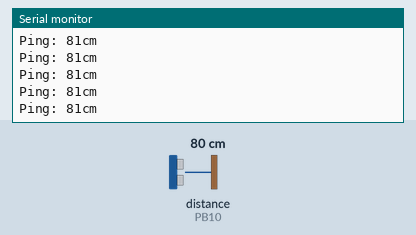
Bench run of a sketch on a simulated STM32 Blue Pill. Shown: the last lines printed to the serial monitor. The inputs (shaded band) are chosen by the test bench; at power-on: distance to the obstacle (sensor on PB10) 80 cm. The echo pulse lasts 58.3 µs per cm.

Above: at 1.2 s.
1.3 s: distance to the obstacle (sensor on PB10) set to 2 cm
At 1.33 s:
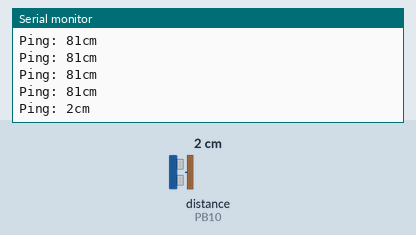
2.8 s: distance to the obstacle (sensor on PB10) set to 4 cm
At 2.81 s:
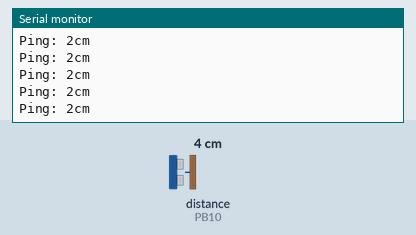
Timing chart, 0 to 5.8 s (numbered marks = the images above; inputs shaded):
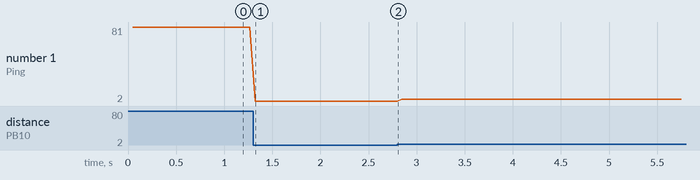

The sketch:

ekta_sonar_stm__2019_01_15_18_28_51_UTC_.ino
```cpp
#define trig PB13
#define mdl_echo PB10


#include<NewPing.h>

NewPing sonar(trig,mdl_echo);


void setup() {
  // put your setup code here, to run once:
Serial.begin(115200);
}

void loop() {

  delay(50);
  Serial.print("Ping: ");
  Serial.print(sonar.ping_cm());
  Serial.println("cm");
}
  // put your main code here, to run repeatedly:
```

Measured:
- after the input at 1.3 s, the serial monitor: prints a new line at once (image 1)
- plotted number 1: 81 → 2 after the input at 1.3 s, 2 → 4 after the input at 2.8 s
